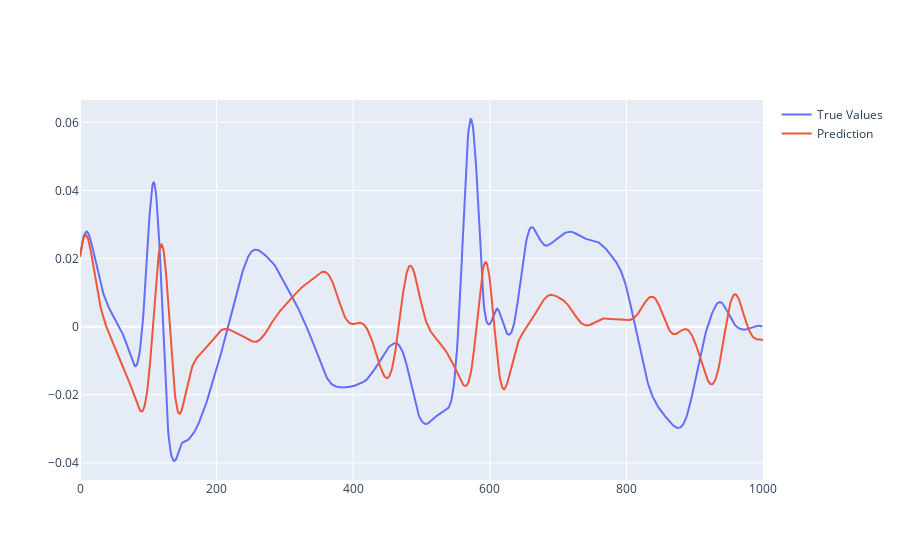
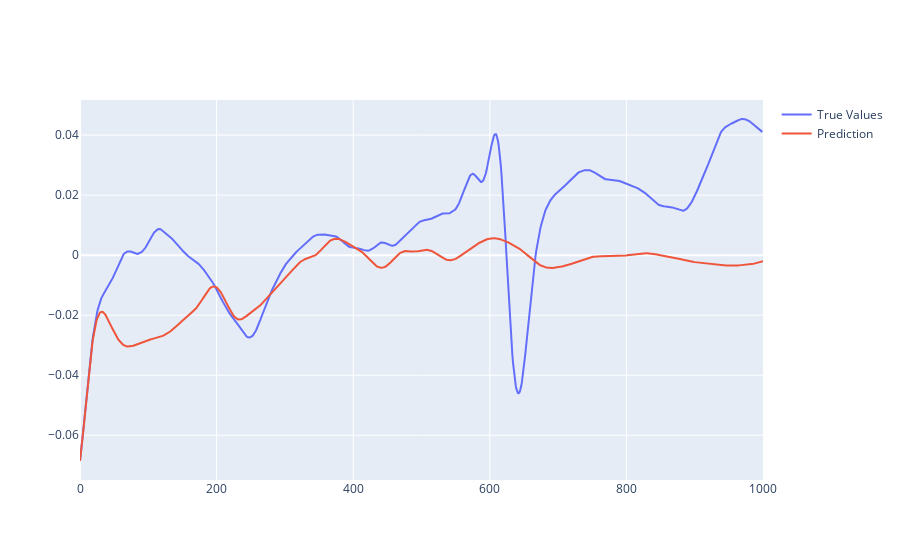
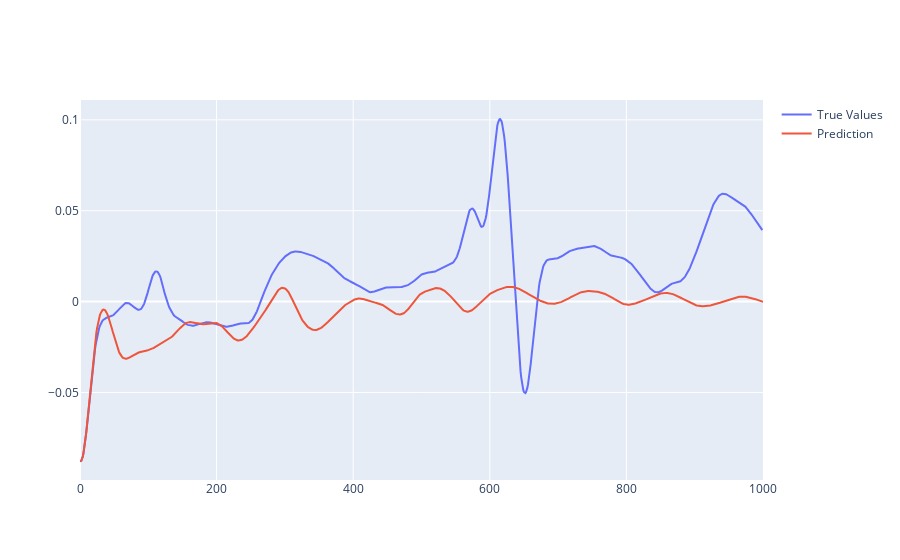
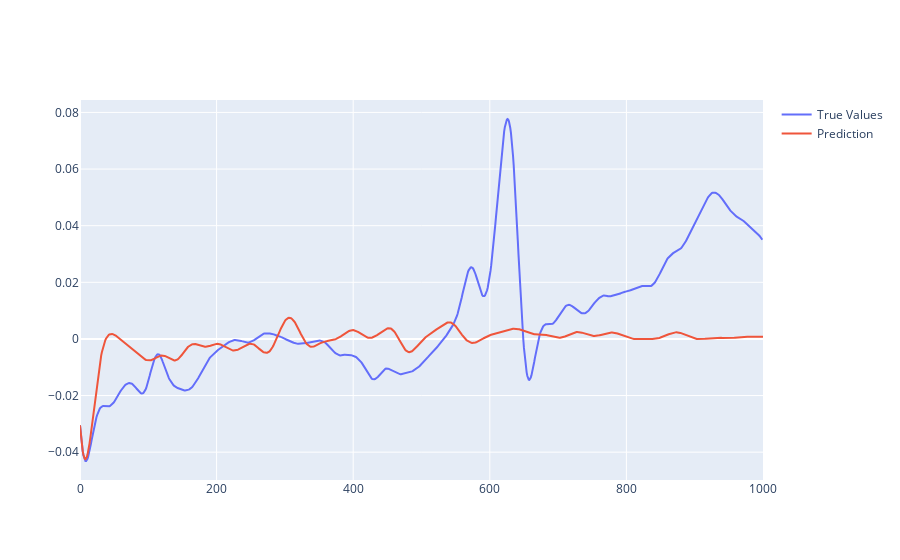

The notebook cell saved with these charts, in order:
### Code cell
import plotly.graph_objects as go
from plotly.subplots import make_subplots
for lead in range(len(raw_data)):
    ar_model = AutoReg(past[lead], lags=500).fit()
    pred = ar_model.predict(start=WINDOW_LENGTH, end=WINDOW_LENGTH+PRED_LENGTH, dynamic=False)
    fig = go.Figure()
    fig.add_trace(go.Scatter(y=future[lead],name='True Values',),)
    fig.add_trace(go.Scatter(y=pred,name='Prediction',))
    fig.show()

### Figure 1 — Plotly figure (JSON) as saved in the notebook; plotly's stock layout.template omitted (floating-point values rounded to 4 significant figures; data arrays with more than 128 entries replaced by an {"elided": "..."} marker saying what was removed)
{"data": [{"name": "True Values", "type": "scatter", "y": {"elided": "1000 float values"}}, {"name": "Prediction", "type": "scatter", "y": {"elided": "1001 float values"}}], "layout": {"autosize": true, "xaxis": {"autorange": true, "range": [0, 1000]}, "yaxis": {"autorange": true, "range": [-0.04505, 0.06658], "type": "linear"}}}

### Figure 2 — Plotly figure (JSON) as saved in the notebook; plotly's stock layout.template omitted (floating-point values rounded to 4 significant figures; data arrays with more than 128 entries replaced by an {"elided": "..."} marker saying what was removed)
{"data": [{"name": "True Values", "type": "scatter", "y": {"elided": "1000 float values"}}, {"name": "Prediction", "type": "scatter", "y": {"elided": "1001 float values"}}], "layout": {"autosize": true, "xaxis": {"autorange": true, "range": [0, 1000]}, "yaxis": {"autorange": true, "range": [-0.07491, 0.05168], "type": "linear"}}}

### Figure 3 — Plotly figure (JSON) as saved in the notebook; plotly's stock layout.template omitted (floating-point values rounded to 4 significant figures; data arrays with more than 128 entries replaced by an {"elided": "..."} marker saying what was removed)
{"data": [{"name": "True Values", "type": "scatter", "y": {"elided": "1000 float values"}}, {"name": "Prediction", "type": "scatter", "y": {"elided": "1001 float values"}}], "layout": {"autosize": true, "xaxis": {"autorange": true, "range": [0, 1000]}, "yaxis": {"autorange": true, "range": [-0.09817, 0.1109], "type": "linear"}}}

### Figure 4 — Plotly figure (JSON) as saved in the notebook; plotly's stock layout.template omitted (floating-point values rounded to 4 significant figures; data arrays with more than 128 entries replaced by an {"elided": "..."} marker saying what was removed)
{"data": [{"name": "True Values", "type": "scatter", "y": {"elided": "1000 float values"}}, {"name": "Prediction", "type": "scatter", "y": {"elided": "1001 float values"}}], "layout": {"autosize": true, "xaxis": {"autorange": true, "range": [0, 1000]}, "yaxis": {"autorange": true, "range": [-0.04983, 0.08439], "type": "linear"}}}
